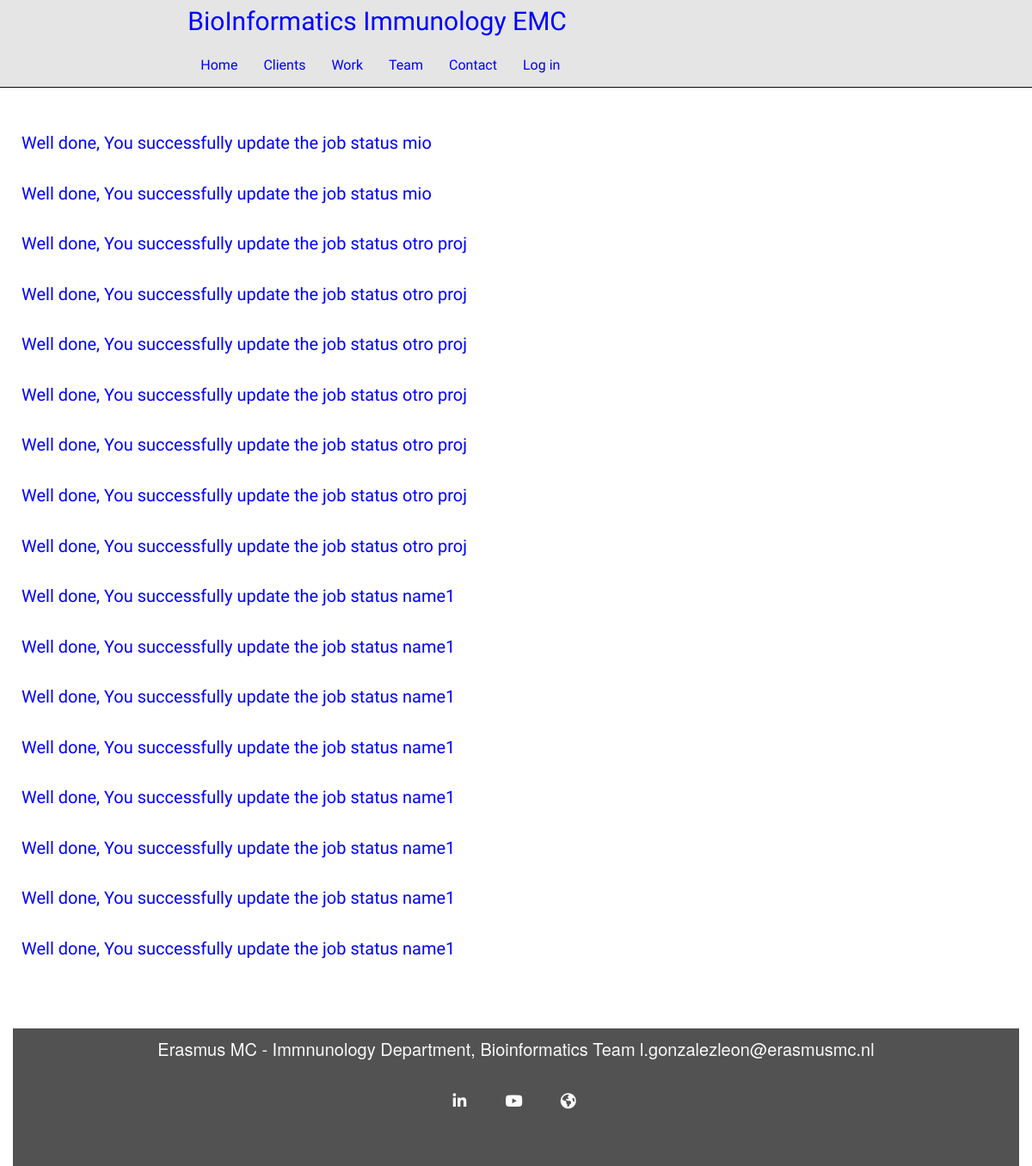
Screenshot of /lab/job_updated/ with the database file from the repository.
### requestform/models.py (models this page shows, shortened)
class Jobs(models.Model):
    HIGH = 'high'
    MID = 'mid'
    LOW = 'low'
    NONE = 'none'
    PRIORITY_CHOICES = [
        (HIGH, 'high'),
        (MID, 'mid'),
        (LOW, 'low'),
        (NONE, 'none'),
    ]
    job_name = models.CharField('title for the request job', max_length=50)
    usuario = models.ForeignKey(User, on_delete=models.CASCADE)
    priority_status = models.CharField(max_length=5, choices=PRIORITY_CHOICES, default=NONE)
    subject = models.CharField('short summary of the project subject', max_length=200)
    research_question = models.CharField(max_length=200)
    sample_number = models.IntegerField()
    expectations = models.CharField('what you expect from the analysis', max_length=200)
    deadline = models.DateField(blank=True, null=True)
    data_type = models.CharField('DNA, RNA, miRNAs, scRNA others', max_length=10)
    alignment = models.BooleanField(blank=False)
    annotation = models.BooleanField(blank=False)
    de_analysis = models.CharField('Differential expression',max_length=100)
    other_analysis = models.CharField(max_length=200)
    detailed_question = models.TextField(blank=False)
    detailed_summary = models.TextField(blank=False)
    other_info = models.TextField(blank=True)
    is_payed = models.BooleanField(default=False)#, editable=False)

### lab/views.py (the view)
# urls.py: path('job_updated/', views.job_updated, name='job_updated'),
def job_updated(request):
    job = Jobs.objects.all()
    return render(request, 'job_update_submited.html', {'job': job})

### lab/templates/lab/job_update_submited.html (shortened to what this page needs)
{% extends "index.html" %}
{%  load staticfiles %}
{% load static from staticfiles %}
{% load bootstrap_tags %}
{% block content %}
<div class="success-text">
    {% for item in job %}
	    <p>
	    Well done, You successfully update the job status {{ item.job_name }}
	    </p>
    {% endfor %}
</div>
{% endblock %}

### lab/static/css/style.css (style rules this page uses)
p { padding-bottom: 1em; }
.success-text { padding-top: 3em; font-family: "Exo", sans-serif; font-weight: 200; color: blue; margin-top: 100px; margin-bottom: 20px; }
@media (min-width: 768px) { p { font-size: 24px; margin: 10px 10px 10px 10px; text-align: justify; } }
@media (min-width: 922px) { p { font-size: 20px; } }

### rows the page displays
Jobs: job_name "mio"
Jobs: job_name "mio"
Jobs: job_name "otro proj"
Jobs: job_name "otro proj"
Jobs: job_name "otro proj"
Jobs: job_name "otro proj"
Jobs: job_name "otro proj"
Jobs: job_name "otro proj"
Jobs: job_name "otro proj"
Jobs: job_name "name1"
Jobs: job_name "name1"
Jobs: job_name "name1"
Jobs: job_name "name1"
Jobs: job_name "name1"
Jobs: job_name "name1"
Jobs: job_name "name1"
Jobs: job_name "name1"
